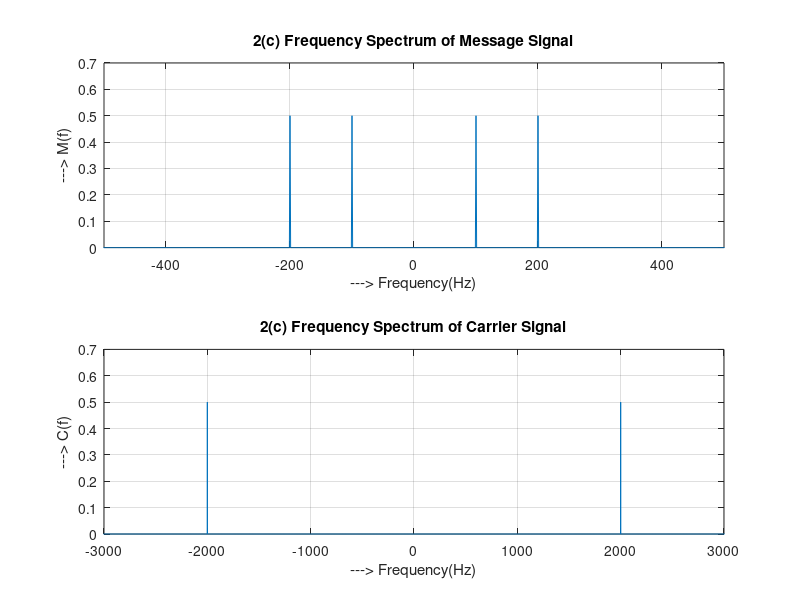

This figure's MATLAB source:
close all; clear; clc;

Ac = 1; A1 = 1; A2 = 1;
f1 = 100;   f2 = 200;
fc = 2000;
fs = 50000;                 %Sampling Frequency
df = 1;                     %frequency gap
t = [0:fs-1]*1/fs;          %Time vector

m1 = A1*cos(2*pi*f1*t);
m2 = A2*cos(2*pi*f2*t);
m_t = m1 + m2;
c_t = Ac*cos(2*pi*fc*t);

%<====== 2(c) ======>
fftM = fftshift(fft(m_t))/length(m_t);      %Calculate fft of the signals
fftC = fftshift(fft(c_t))/length(c_t);

f = [-fs/2:fs/2-1]*df;

subplot(2, 1, 1);                   %Plot the frequency spectrum
plot(f, abs(fftM));
xlabel('---> Frequency(Hz)');    ylabel('---> M(f)');
title('2(c) Frequency Spectrum of Message Signal');
xlim([-500 500]);
grid on;

subplot(2, 1, 2);                   %Plot the frequency spectrum
plot(f, abs(fftC));
xlabel('---> Frequency(Hz)');    ylabel('---> C(f)');
title('2(c) Frequency Spectrum of Carrier Signal');
xlim([-3000 3000]);
grid on;

